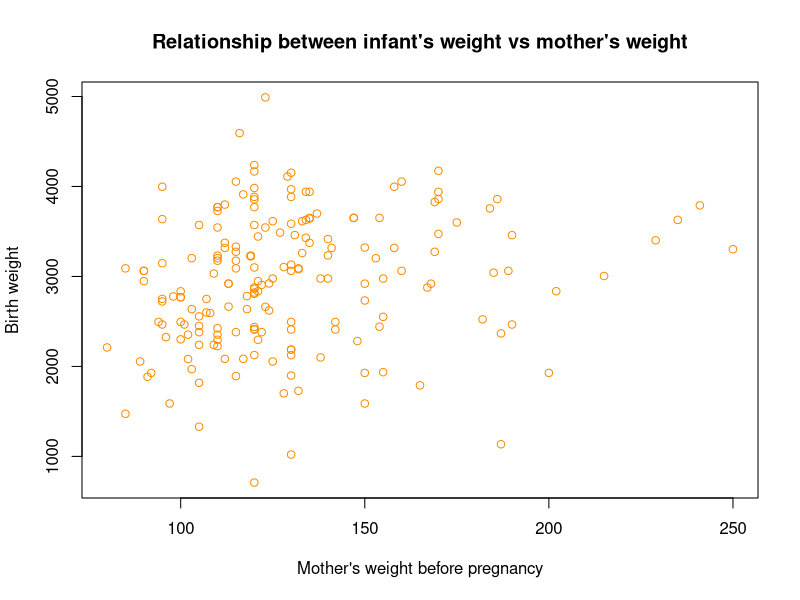
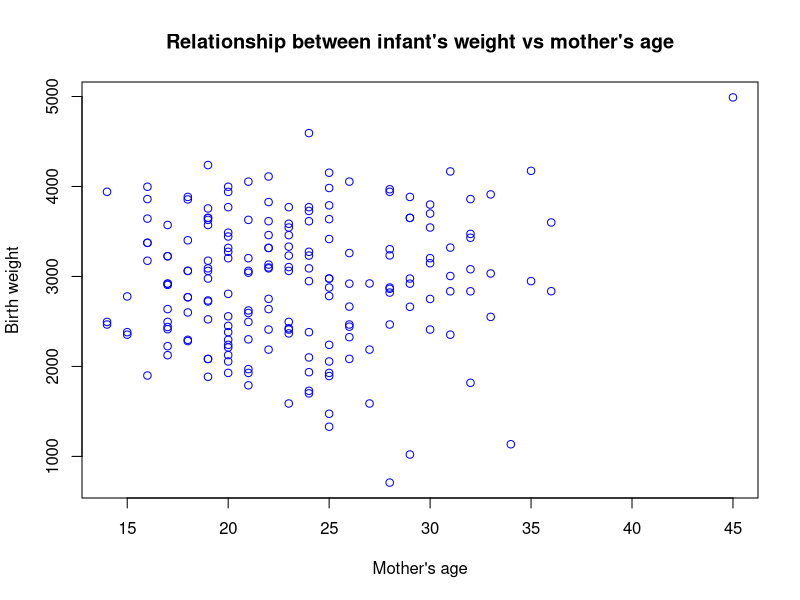
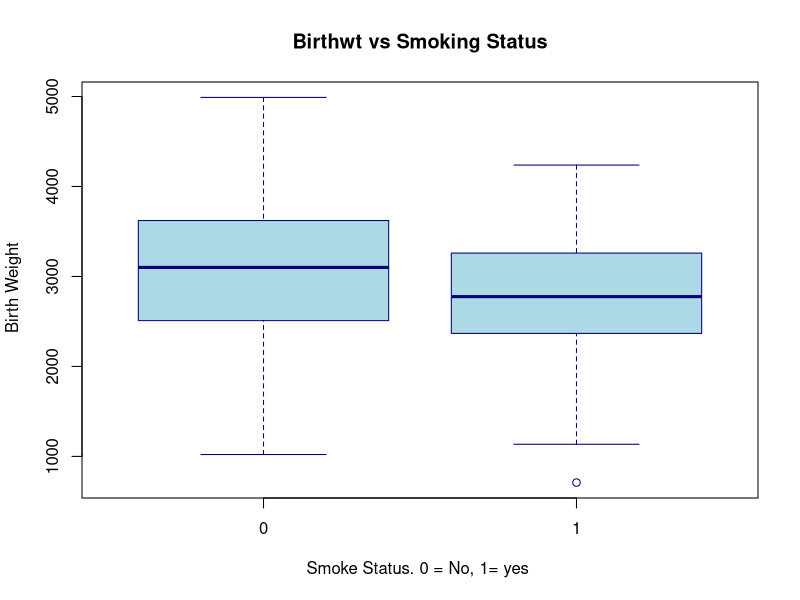
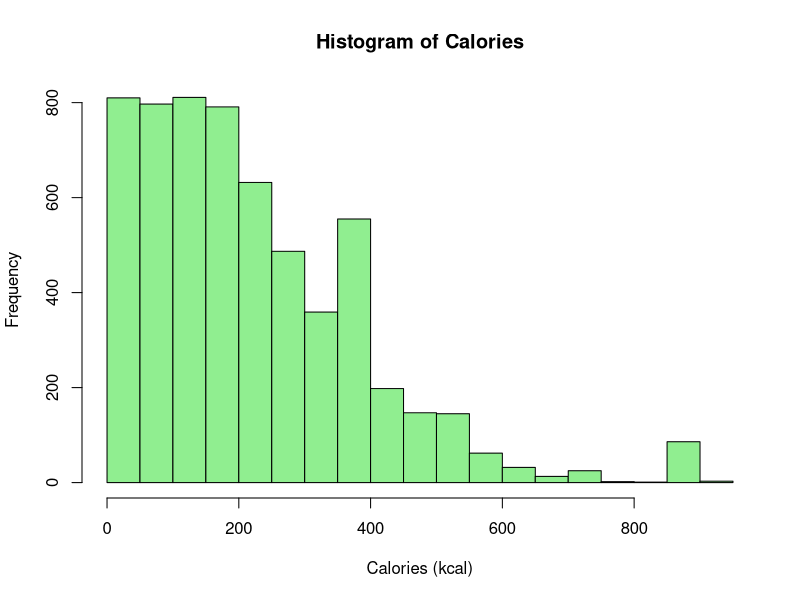
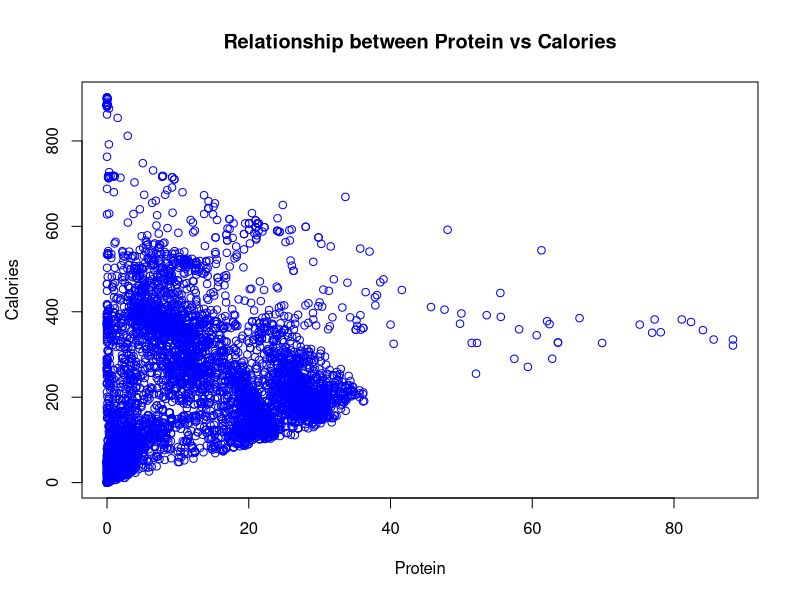
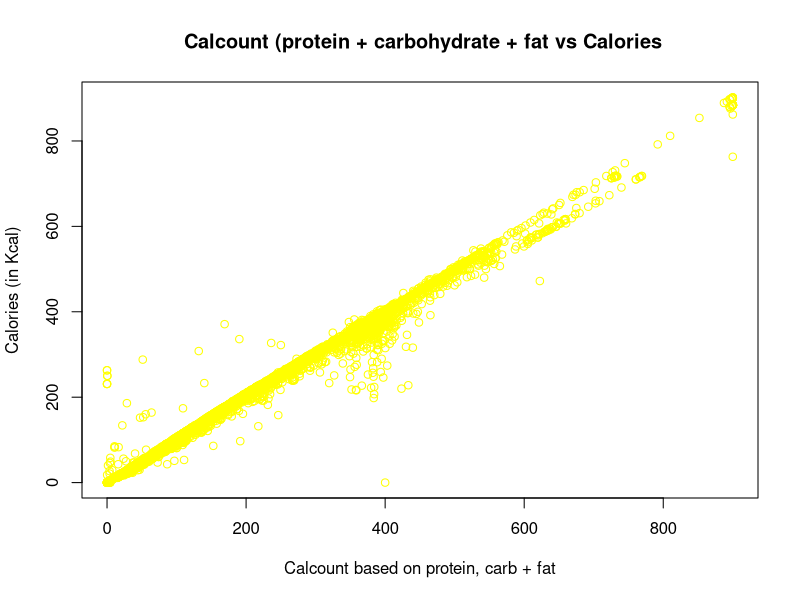

Source code (R) for these figures, in order:
## ---- chunk 1
library(ggplot2)
library(tibble)
msleep = ggplot2::msleep
msleep = as_tibble(msleep)
## ---- chunk 2
as_tibble(msleep)
## ---- chunk 3
birthwt = MASS::birthwt
birthwt = as_tibble(birthwt)
## ---- chunk 4
as_tibble(birthwt)
## ---- chunk 5

plot(x = birthwt$lwt, y = birthwt$bwt,
     xlab ="Mother's weight before pregnancy",
     ylab = "Birth weight",
     main = "Relationship between infant's weight vs mother's weight",
     col = "darkorange",
     ) 
## ---- chunk 6
plot(x = birthwt$age, y = birthwt$bwt,
     xlab = "Mother's age",
     ylab = "Birth weight",
     main = "Relationship between infant's weight vs mother's age",
     col = "blue",
     ) 
## ---- chunk 7
boxplot (bwt ~ smoke, data = birthwt,
         xlab = "Smoke Status. 0 = No, 1= yes ",
         ylab = " Birth Weight",
         main = "Birthwt vs Smoking Status",
         col = "lightblue",
         border = "navy"
         )
## ---- chunk 8
nutrition.2018 <- read.csv("nutrition-2018.csv")
## ---- chunk 9
hist(nutrition.2018$Calories,
     plot = TRUE,
     xlab = "Calories (kcal)",
     main = "Histogram of Calories",
     col = "lightgreen"
     )
## ---- chunk 10
plot(x = nutrition.2018$Protein, y = nutrition.2018$Calories,
     xlab = "Protein",
     ylab = "Calories",
     main = "Relationship between Protein vs Calories",
     col = "blue",
     ) 
## ---- chunk 11

plot(nutrition.2018$Calories ~ I(4 * nutrition.2018$Protein + 4 * nutrition.2018$Carbs + 9 * nutrition.2018$Fat),
     xlab = "Calcount based on protein, carb + fat",
     ylab = "Calories (in Kcal)",
     main = " Calcount (protein + carbohydrate + fat vs Calories",
     col = "yellow",
     ) 

## ---- chunk 12
a = 1:10
b = 10:1
c = rep(1, times = 10)
d = 2 ^ (1:10)
## ---- chunk 13
sum_of_squares <- function(x){
  sum(x^2)
}

sum_of_squares(x = a)
sum_of_squares(x = c(c, d))
## ---- chunk 14
sqrt(sum_of_squares(x = d)/length(d))
## ---- chunk 15
sqrt(sum_of_squares(x = a - b)/length(a))
## ---- chunk 16
set.seed(42)
x = 1:100
y = rnorm(1000)
z = runif(150, min = 0, max = 1)
## ---- chunk 17
list_extreme_values = function(x,k){
  smallVal = mean(x)- k * sd(x)
  largeVal = mean(x)+ k * sd(x)
  list ((x[x<smallVal]),(x[x>largeVal]))
}

list_extreme_values(x = x, k = 1)
list_extreme_values(x = y, k = 3)
list_extreme_values(x = y, k = 2)
list_extreme_values(x = z, k = 1.5)
## ---- chunk 18
mean(list_extreme_values(x = y, k = 1.5)[[2]])

